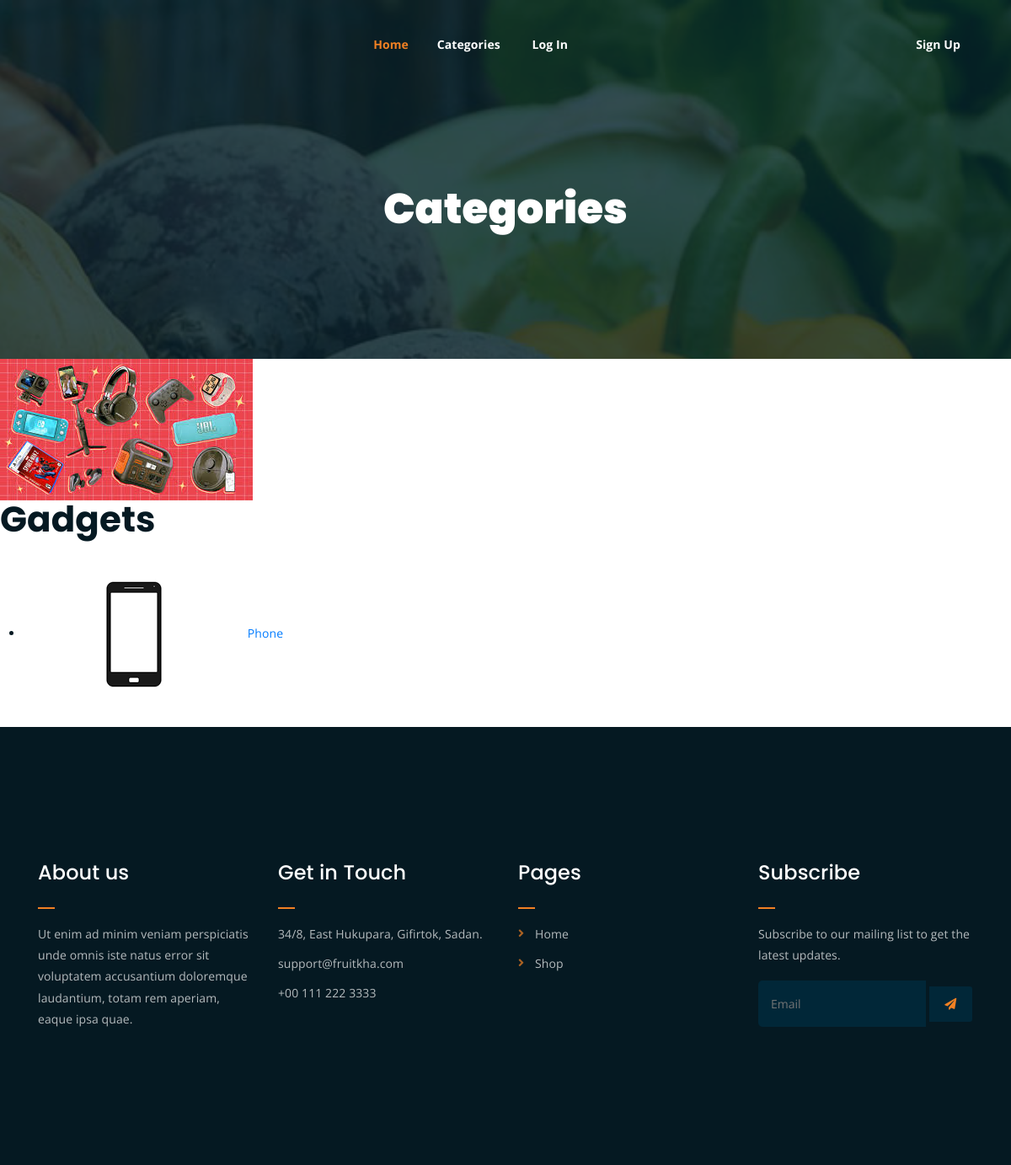
The app's page /category/, older data.
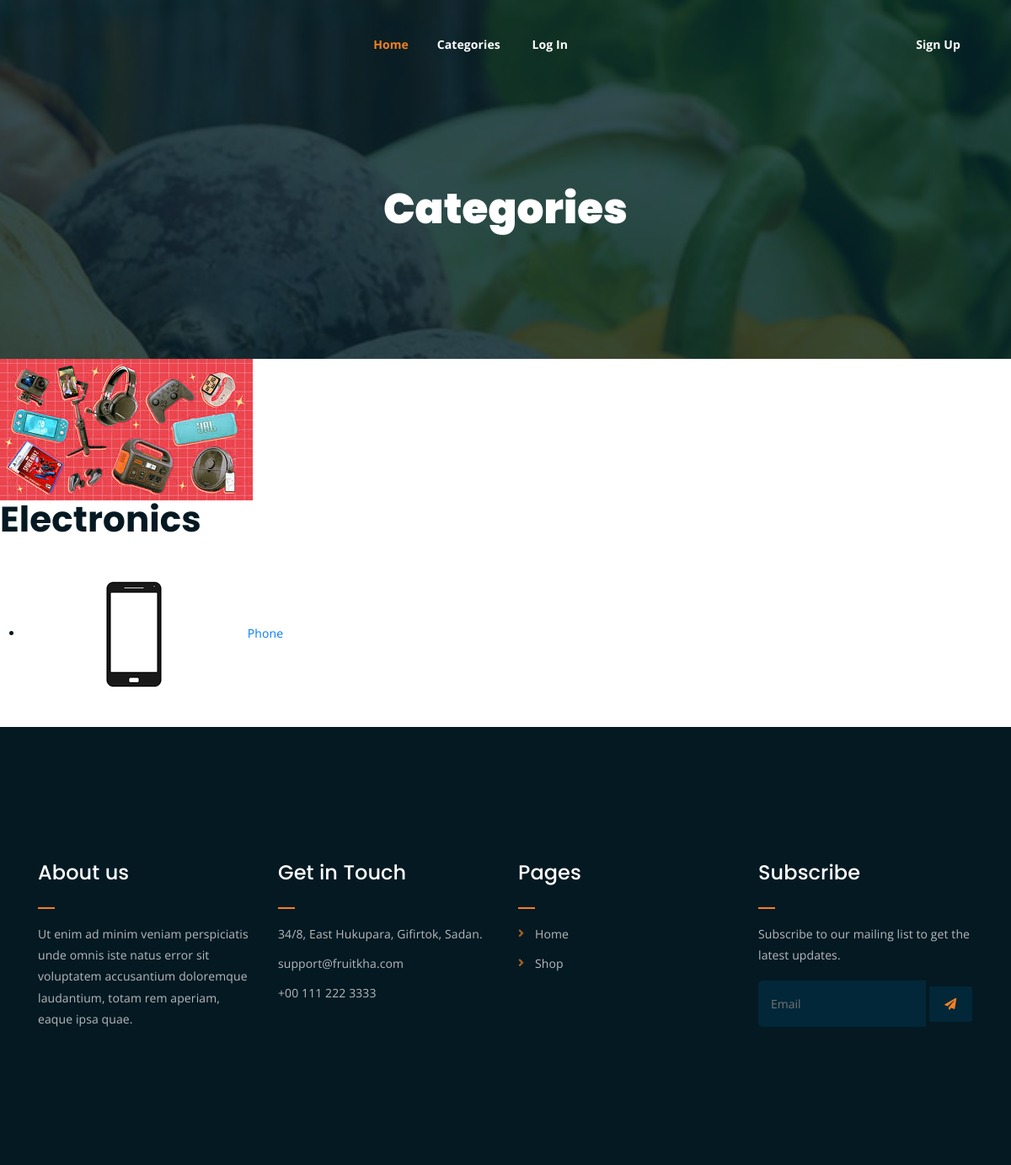
The same page, newer data.
### Products/models.py (models this page shows, shortened)
class Category(BaseModel):
    name = models.CharField(max_length=255)
    is_subcat = models.BooleanField(default=False)
    parent_category = models.ForeignKey('self', null=True, blank=True, on_delete=models.CASCADE, related_name='subcat', limit_choices_to={'is_subcat': False})
    pic = models.ImageField(upload_to="cateogry_img")

### Products/views.py (the view)
# urls.py: path('category/', category_list, name='category_list'),
def category_list(request):
    categories = Category.objects.filter(is_subcat=False)
    context = {
        'categories': categories
    }
    return render(request, 'Products/category_list.html', context)

### core/models.py (called while the page is built)
    def get_queryset(self):
        return SoftDeleteQuerySet(self.model, using=self._db).filter(is_deleted=False)

### Products/Templates/Products/category_list.html
{% extends 'base.html' %}
{% load static %}
{% block content %}
    <div class="breadcrumb-section breadcrumb-bg">
        <div class="container">
            <div class="row">
                <div class="col-lg-8 offset-lg-2 text-center">
                    <div class="breadcrumb-text">
                        <h1>Categories</h1>
                    </div>
                </div>
            </div>
        </div>
    </div>
    <div class="category-list">
        {% for category in categories %}
            <div class="category-item">
                <div class="category-photo">
                    {% if category.pic %}
                        <img src="{{ category.pic.url }}" alt="{{ category.name }}" />
                    {% else %}
                        <img src="{% static 'default-category.jpg' %}" alt="No image" />
                    {% endif %}
                </div>
                <div class="category-info">
                    <h2>{{ category.name }}</h2>
                    <ul>
                        {% for subcategory in category.subcat.all %}
                            <li>
                                <img src="{{ subcategory.pic.url }}" alt="{{ subcategory.name }}" />
                                <a href="{% url 'products_by_category' subcategory.name %}">{{ subcategory.name }}</a>
                            </li>
                        {% endfor %}
                    </ul>
                </div>
            </div>
        {% endfor %}
    </div>
{% endblock %}

### Templates/base.html (shortened to what this page needs)
{% load static %}
<html lang="en">
<head>
	<link href="https://cdn.jsdelivr.net/npm/bootstrap@5.1.3/dist/css/bootstrap.min.css" rel="stylesheet">
	<link rel="stylesheet" href="{% static 'css/all.min.css' %}">
	<link rel="stylesheet" href=" {% static 'bootstrap/css/bootstrap.min.css' %} ">
	<link rel="stylesheet" href="{% static 'css/owl.carousel.css' %}">
	<link rel="stylesheet" href="{% static 'css/magnific-popup.css' %}">
	<link rel="stylesheet" href="{% static 'css/animate.css' %}">
	<link rel="stylesheet" href="{% static 'css/meanmenu.min.css' %}">
	<link rel="stylesheet" href="{% static 'css/main.css' %}">
	<link rel="stylesheet" href="{% static 'css/responsive.css' %} ">
</head>
<body>
	{% include 'header.html' %}
    {% block content %} {% endblock %}
	{% include 'footer.html'%}
</body>
</html>

### Templates/header.html (shortened to what this page needs)
{% load static %}
<div class="top-header-area" id="sticker">
		<div class="container">
			<div class="row">
				<div class="col-lg-12 col-sm-12 text-center">
					<div class="main-menu-wrap">
						<nav class="main-menu">
							<ul>
								<li class="current-list-item"><a href="{% url 'home' %}">Home</a></li>
								<li><a href="{% url 'category_list' %}">Categories</a>
								</li>
								{% if user.is_authenticated %}
										<li><a href="{% url 'customers:logout' %}">Log out</a></li>
								{% else %}
										<li><a href="{% url 'customers:login' %}">Log In</a></li>
										<li><a href="{% url 'customers:signup' %}">Sign Up</a></li>
								{% endif %}
							</ul>
						</nav>
					</div>
				</div>
			</div>
		</div>
	</div>

### Templates/footer.html
<div class="footer-area">
    <div class="container">
        <div class="row">
            <div class="col-lg-3 col-md-6">
                <div class="footer-box about-widget">
                    <h2 class="widget-title">About us</h2>
                    <p>Ut enim ad minim veniam perspiciatis unde omnis iste natus error sit voluptatem accusantium doloremque laudantium, totam rem aperiam, eaque ipsa quae.</p>
                </div>
            </div>
            <div class="col-lg-3 col-md-6">
                <div class="footer-box get-in-touch">
                    <h2 class="widget-title">Get in Touch</h2>
                    <ul>
                        <li>34/8, East Hukupara, Gifirtok, Sadan.</li>
                        <li>support@fruitkha.com</li>
                        <li>+00 111 222 3333</li>
                    </ul>
                </div>
            </div>
            <div class="col-lg-3 col-md-6">
                <div class="footer-box pages">
                    <h2 class="widget-title">Pages</h2>
                    <ul>
                        <li><a href="index.html">Home</a></li>
                        <li><a href="services.html">Shop</a></li>
                    </ul>
                </div>
            </div>
            <div class="col-lg-3 col-md-6">
                <div class="footer-box subscribe">
                    <h2 class="widget-title">Subscribe</h2>
                    <p>Subscribe to our mailing list to get the latest updates.</p>
                    <form action="index.html">
                        <input type="email" placeholder="Email">
                        <button type="submit"><i class="fas fa-paper-plane"></i></button>
                    </form>
                </div>
            </div>
        </div>
    </div>
</div>

### static/css/main.css (style rules this page uses)
html { font-size: 14px; font-weight: 400; line-height: 28px; height: 100%; }
body { font-family: "Open Sans", sans-serif; font-weight: 400; font-size: 1rem; letter-spacing: 0.1px; line-height: 1.8; color: #051922; overflow-x: hidden; }
body img { max-width: 100%; }
a { cursor: pointer; text-decoration: none; -webkit-transition: all 0.2s ease-in-out; -o-transition: all 0.2s ease-in-out; transition: all 0.2s ease-in-out; }
h1, .h1, h2, .h2, h3, .h3, h4, .h4, h5, .h5, h6, .h6 { font-family: "Poppins", sans-serif; font-weight: 700; margin: 0 0 1.25rem 0; color: #051922; }
h1:last-child, .h1:last-child, h2:last-child, .h2:last-child, h3:last-child, .h3:last-child, h4:last-child, .h4:last-child, h5:last-child, .h5:last-child, h6:last-child, .h6:last-child { margin: 0; }
h1, .h1 { font-size: 4rem; font-weight: 700; line-height: 4rem; }
h2, .h2 { font-size: 3rem; font-weight: 700; line-height: 3.25rem; }
p { font-family: "Open Sans", sans-serif; font-weight: 400; font-size: 1rem; letter-spacing: 0.1px; line-height: 1.8; color: #051922; margin: 0 0 1.25rem 0; }
p:last-child { margin: 0; }
.breadcrumb-bg { background-image: url(../img/breadcrumb-bg.jpg); }
.breadcrumb-text h1 { font-size: 50px; font-weight: 900; color: #fff; margin: 0; margin-top: 20px; }
.breadcrumb-section { padding: 150px 0; background-size: cover; background-position: center center; position: relative; z-index: 1; background-attachment: fixed; padding-top: 200px; }
.breadcrumb-section:after { position: absolute; left: 0; top: 0; width: 100%; height: 100%; content: ""; background-color: #07212e; z-index: -1; opacity: 0.8; }
.top-header-area { position: absolute; z-index: 999; width: 100%; padding: 25px 0; }
nav.main-menu ul { margin: 0; padding: 0; list-style: none; }
nav.main-menu ul li { display: inline-block; }
nav.main-menu ul li a { color: #fff; font-weight: 700; display: block; padding: 15px; }
nav.main-menu ul > li { position: relative; }
nav.main-menu ul li:last-child a { display: inline-block; }
nav.main-menu > ul li:last-child { float: right; }
.main-menu-wrap { position: relative; }
nav.main-menu ul li.current-list-item > a { color: #F28123; }
nav.main-menu li a { -webkit-transition: 0.3s; -o-transition: 0.3s; transition: 0.3s; }
.top-header-area { -webkit-transition: 0.3s; -o-transition: 0.3s; transition: 0.3s; }
.footer-area { background-color: #051922; color: #fff; padding: 150px 0; }
h2.widget-title { font-size: 24px; font-weight: 500; position: relative; padding-bottom: 20px; color: #fff; }
h2.widget-title:after { position: absolute; left: 0; bottom: 0; width: 20px; height: 2px; background-color: #F28123; content: ""; }
.footer-box p { color: #fff; opacity: 0.7; line-height: 1.8; }
.footer-box ul { margin: 0; padding: 0; list-style: none; }
.footer-box ul li { opacity: 0.7; margin-bottom: 10px; line-height: 1.8; }
.footer-box ul li:last-child { margin-bottom: 0; }
.footer-box.subscribe form input[type=email] { border: none; background-color: #012738; width: 78%; padding: 15px; border-top-left-radius: 5px; border-bottom-left-radius: 5px; color: #fff; }
.footer-box.subscribe form button { width: 20%; border: none; background-color: #012738; color: #F28123; padding: 14px 0; border-top-right-radius: 3px; border-bottom-right-radius: 3px; cursor: pointer; }
.footer-box ul li a { color: #fff; }
.footer-box.pages ul li { position: relative; padding-left: 20px; }
.footer-box.pages ul li:before { position: absolute; left: 0; top: 0; content: "\f105"; font-family: "Font Awesome 5 Free"; font-weight: 900; color: #F28123; }
.footer-box.pages ul li a { -webkit-transition: 0.3s; -o-transition: 0.3s; transition: 0.3s; }
.footer-box.subscribe form button { -webkit-transition: 0.3s; -o-transition: 0.3s; transition: 0.3s; }
html, body { height: 100%; }

Row changes from the older to the newer data that the page shows:
removed Category: pic (picture), name "Gadgets", Category (pic (picture), name "Phone"), shown under "Categories"
added Category: pic (picture), name "Electronics", Category (pic (picture), name "Phone"), shown under "Categories"
